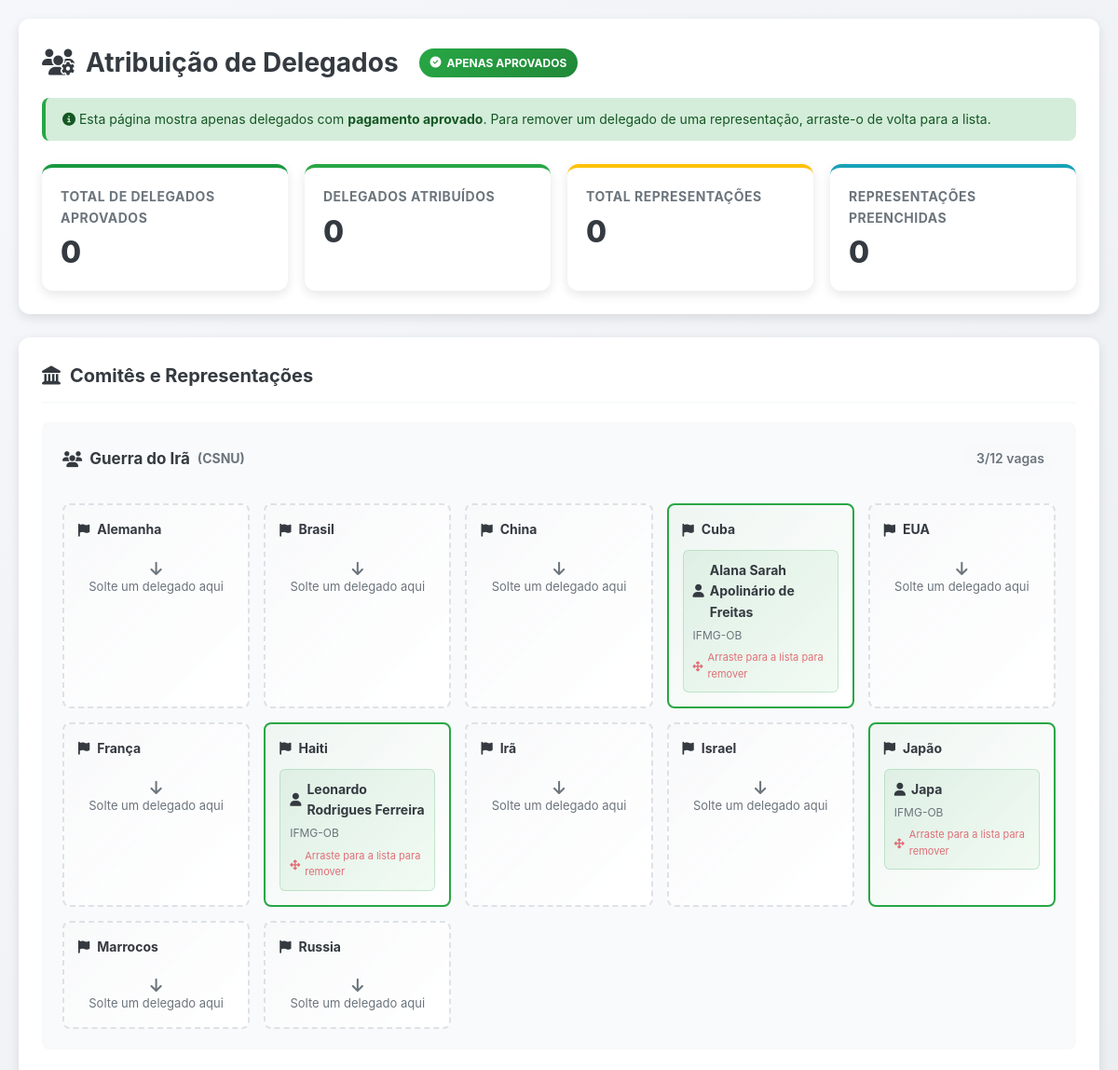
Before: /pages/analiseDelegados.php (signed in, upper part) with the older database file.
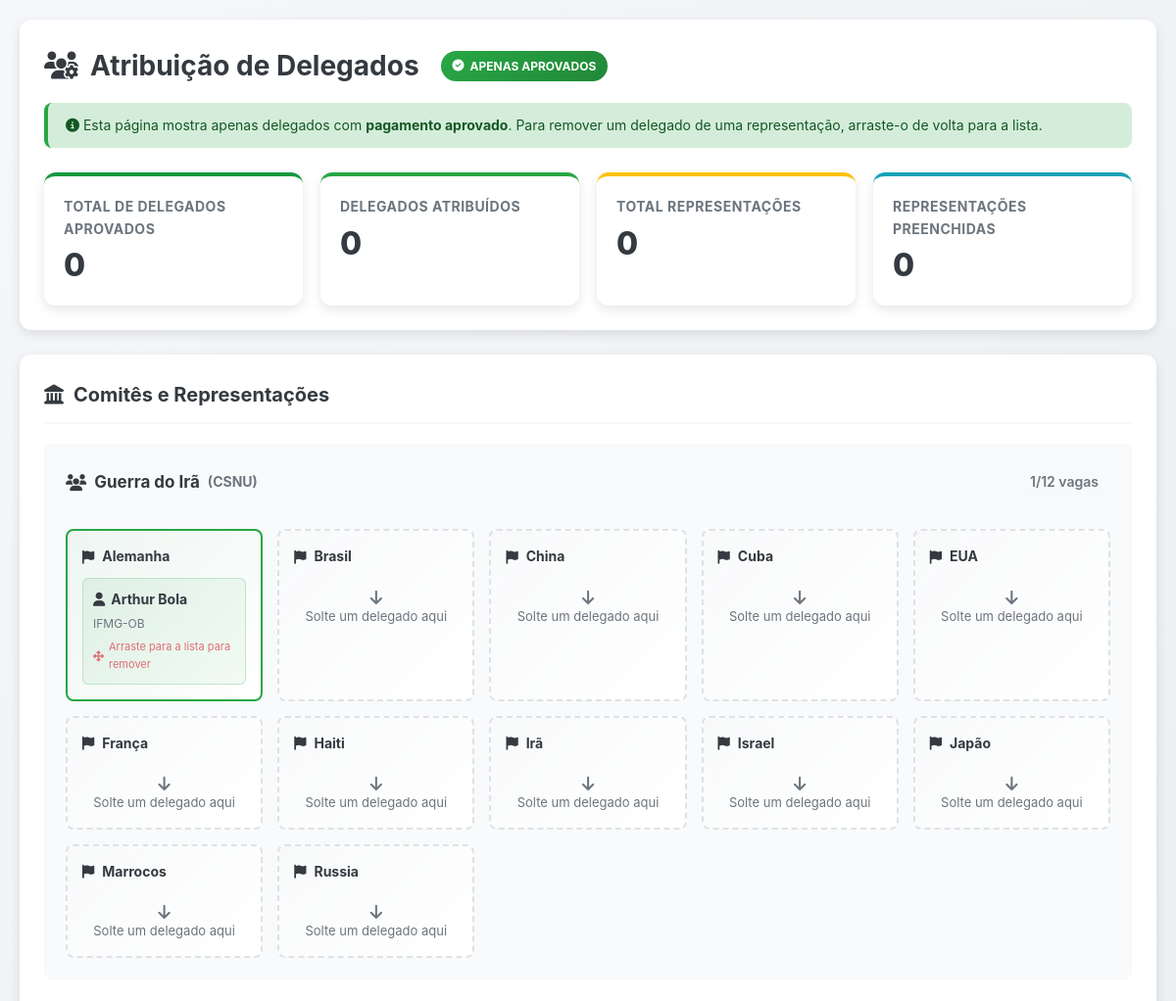
After: the same page with the newer database file.
### tables this page shows
CREATE TABLE `comite` (
  `id_comite` int(11) NOT NULL,
  `id_unif` int(11) DEFAULT NULL,
  `cpf_d1` varchar(14) NOT NULL,
  `cpf_d2` varchar(14) NOT NULL,
  `cpf_d3` varchar(14) NOT NULL,
  `tipo_comite` varchar(100) DEFAULT NULL,
  `nome_comite` varchar(100) DEFAULT NULL,
  `data_comite` date DEFAULT NULL,
  `num_delegados` int(11) DEFAULT NULL,
  `descricao_comite` varchar(1000) DEFAULT NULL,
  `status` enum('pendente','aprovado','reprovado','em_andamento') DEFAULT 'pendente'
);

CREATE TABLE `representacao` (
  `id_representacao` int(11) NOT NULL,
  `nome_representacao` varchar(100) NOT NULL,
  `id_comite` int(11) NOT NULL,
  `id_unif` int(11) NOT NULL,
  `cpf_delegado` varchar(14) DEFAULT NULL COMMENT 'CPF do delegado atribuído à esta representação.'
);

CREATE TABLE `usuario` (
  `cpf` varchar(14) NOT NULL,
  `nome` varchar(100) DEFAULT NULL,
  `email` varchar(100) DEFAULT NULL,
  `email_instituicao` varchar(100) DEFAULT NULL,
  `restricao_alimentar` varchar(100) DEFAULT NULL,
  `alergia` varchar(100) DEFAULT NULL,
  `telefone` varchar(14) DEFAULT NULL,
  `telefone_instituicao` varchar(20) DEFAULT NULL,
  `senha` varchar(20) DEFAULT NULL,
  `instituicao` varchar(100) DEFAULT NULL,
  `adm` tinyint(1) DEFAULT 0,
  `senha_hash` varchar(255) DEFAULT NULL,
  `professor` enum('aprovado','pendente','reprovado','aluno') DEFAULT 'aluno'
);

### pages/analiseDelegados.php (the view, shortened to what the changed rows need)
<?php
require_once 'php/conexao.php';
$comites = [];
$current_unif_id = 1;
if ($conn && $conn->connect_error === null) {
    $sql_unif = "SELECT id_unif FROM unif ORDER BY data_inicio_unif DESC LIMIT 1";
    $result_unif = $conn->query($sql_unif);
    if ($result_unif && $result_unif->num_rows > 0) {
        $unif_data = $result_unif->fetch_assoc();
        $current_unif_id = $unif_data['id_unif'];
    }
    $sql_comites = "
        SELECT
            c.id_comite,
            c.nome_comite,
            c.tipo_comite,
            c.num_delegados,
            COUNT(r.id_representacao) as total_representacoes,
            SUM(CASE WHEN r.cpf_delegado IS NOT NULL THEN 1 ELSE 0 END) as representacoes_preenchidas
        FROM comite c
        LEFT JOIN representacao r ON c.id_comite = r.id_comite
        WHERE c.id_unif = ?
        AND c.status = 'aprovado'
        GROUP BY c.id_comite
        ORDER BY c.nome_comite";
    $stmt_comites = $conn->prepare($sql_comites);
    $stmt_comites->bind_param("i", $current_unif_id);
    $stmt_comites->execute();
    $result_comites = $stmt_comites->get_result();
    if ($result_comites && $result_comites->num_rows > 0) {
        while ($row = $result_comites->fetch_assoc()) {
            $comites[$row['id_comite']] = $row;
            $sql_representacoes = "
                SELECT
                    r.id_representacao,
                    r.nome_representacao,
                    r.cpf_delegado,
                    u.nome as nome_delegado,
                    u.instituicao,
                    u.cpf as cpf_delegado_full
                FROM representacao r
                LEFT JOIN usuario u ON r.cpf_delegado = u.cpf
                WHERE r.id_comite = ?
                ORDER BY r.nome_representacao";
            $stmt_rep = $conn->prepare($sql_representacoes);
            $stmt_rep->bind_param("i", $row['id_comite']);
            $stmt_rep->execute();
            $result_rep = $stmt_rep->get_result();
            $representacoes = [];
            while ($rep = $result_rep->fetch_assoc()) {
                $representacoes[] = $rep;
            }
            $comites[$row['id_comite']]['representacoes'] = $representacoes;
        }
    }
}
?>
<!DOCTYPE html>
<html lang="pt-BR">
<head>
    <link rel="stylesheet" href="styles/global.css">
    <link rel="stylesheet" href="https://cdnjs.cloudflare.com/ajax/libs/font-awesome/6.4.0/css/all.min.css">
</head>
<body>
    <div class="container">
        <div class="header">
            <h1><i class="fas fa-users-cog"></i> Atribuição de Delegados
                <span class="approved-badge"><i class="fas fa-check-circle"></i> APENAS APROVADOS</span>
            </h1>
        </div>
        <div class="content">
            <div class="comites-section">
                <h2 class="section-title"><i class="fas fa-landmark"></i> Comitês e Representações</h2>
                <?php if (empty($comites)): ?>
                    <div class="empty-message">
                        <i class="fas fa-inbox fa-3x" style="margin-bottom: 15px;"></i>
                        <p>Nenhum comitê aprovado encontrado.</p>
                    </div>
                <?php else: ?>
                    <?php foreach ($comites as $comite): ?>
                        <div class="comite-card">
                            <div class="comite-header">
                                <div class="comite-title">
                                    <i class="fas fa-users"></i>
                                    <?php echo htmlspecialchars($comite['nome_comite']); ?>
                                    <span style="color: var(--gray); font-size: 14px;">(<?php echo htmlspecialchars($comite['tipo_comite']); ?>)</span>
                                </div>
                                <div class="comite-stats">
                                    <?php echo $comite['representacoes_preenchidas']; ?>/<?php echo $comite['total_representacoes']; ?> vagas
                                </div>
                            </div>
                            <div class="representacoes-grid" data-comite="<?php echo $comite['id_comite']; ?>">
                                <?php foreach ($comite['representacoes'] as $representacao): ?>
                                    <div class="representacao-card <?php echo $representacao['cpf_delegado'] ? 'filled' : 'empty'; ?>"
                                         data-rep-id="<?php echo $representacao['id_representacao']; ?>"
                                         ondragover="allowDrop(event)"
                                         ondragenter="handleDragEnter(event)"
                                         ondragleave="handleDragLeave(event)"
                                         ondrop="dropDelegado(event)">
                                        <div class="rep-nome">
                                            <i class="fas fa-flag"></i>
                                            <?php echo htmlspecialchars($representacao['nome_representacao']); ?>
                                        </div>
                                        <?php if ($representacao['cpf_delegado']): ?>
                                            <div class="delegado-info"
                                                 draggable="true"
                                                 ondragstart="dragDelegadoFromRep(event)"
                                                 data-cpf="<?php echo htmlspecialchars($representacao['cpf_delegado']); ?>">
                                                <div class="name">
                                                    <i class="fas fa-user"></i>
                                                    <?php echo htmlspecialchars($representacao['nome_delegado']); ?>
                                                </div>
                                                <div class="institution">
                                                    <?php echo htmlspecialchars($representacao['instituicao']); ?>
                                                </div>
                                                <div class="remove-hint">
                                                    <i class="fas fa-arrows-alt"></i> Arraste para a lista para remover
                                                </div>
                                            </div>
                                        <?php else: ?>
                                            <div class="empty-rep-message">
                                                <span>Solte um delegado aqui</span>
                                            </div>
                                        <?php endif; ?>
                                    </div>
                                <?php endforeach; ?>
                            </div>
                        </div>
                    <?php endforeach; ?>
                <?php endif; ?>
            </div>
        </div>
    </div>
</body>
</html>

Changed rows visible on the page:
computed for comite "Guerra do Irã": representacoes_preenchidas "3" → "1"
changed representacao "Alemanha": usuario.nome (not shown) → "Arthur Bola"; usuario.instituicao (not shown) → "IFMG-OB"; cpf_delegado "Solte um delegado aqui" → "Arraste para a lista para remover"
changed representacao "Cuba": usuario.nome "Alana Sarah Apolinário de Freitas" → (not shown); usuario.instituicao "IFMG-OB" → (not shown); cpf_delegado "Arraste para a lista para remover" → "Solte um delegado aqui"
changed representacao "Haiti": usuario.nome "Leonardo Rodrigues Ferreira" → (not shown); usuario.instituicao "IFMG-OB" → (not shown); cpf_delegado "Arraste para a lista para remover" → "Solte um delegado aqui"
changed representacao "Japão": usuario.nome "Japa" → (not shown); usuario.instituicao "IFMG-OB" → (not shown); cpf_delegado "Arraste para a lista para remover" → "Solte um delegado aqui"
